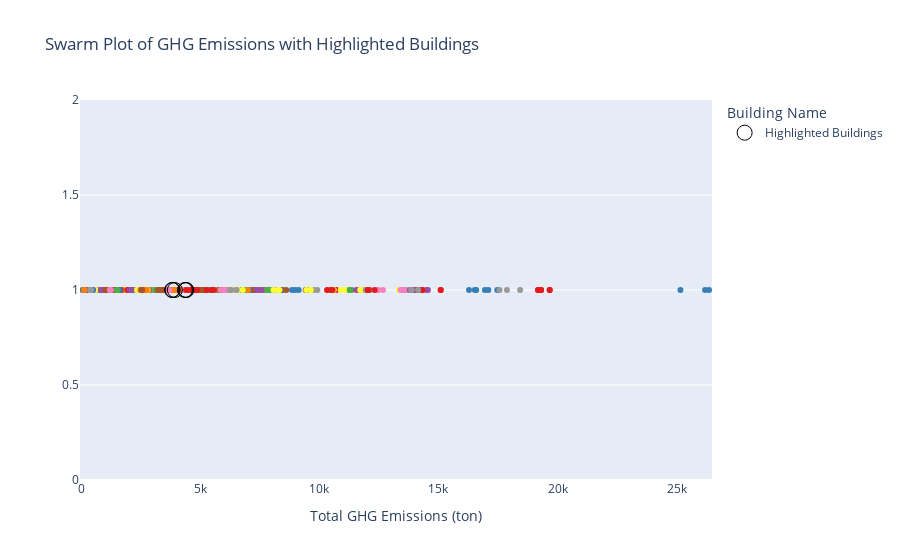

Notebook cell for this chart:
### Code cell
import pandas as pd
import plotly.graph_objs as go
import plotly.express as px
import plotly.io as pio

# Load the dataset
file_path = '/Users/wangzhuoyulucas/Library/Mobile Documents/com~apple~CloudDocs/ALLABOUTDSS/DSS5105/5105-Question2/merged_df1.csv'  # Replace with the correct file path
df = pd.read_csv(file_path)

# Create a swarm-like plot using Plotly without using building names or index on the y-axis
fig_swarm = px.strip(df, x='GHG_Total', y=[1] * len(df), title='Swarm Plot of GHG Emissions by Building',
                     labels={'GHG_Total': 'Total GHG Emissions (ton)', 'y': ''},
                     hover_name='Building Name', color='Building Name',
                     color_discrete_sequence=px.colors.qualitative.Set1)

# Remove legends for all buildings
fig_swarm.for_each_trace(lambda trace: trace.update(showlegend=False) if trace.name != 'Highlighted Buildings' else None)

# Highlight specific building(s) with larger marker size
highlight_buildings = ['EQUINIX SG3 DATA CENTRE', 'BLK 20 ARC']
highlight_df = df[df['Building Name'].isin(highlight_buildings)]
fig_swarm.add_trace(go.Scatter(x=highlight_df['GHG_Total'], y=[1] * len(highlight_df),
                               mode='markers',
                               marker=dict(size=15, color='black', symbol='circle-open'),
                               name='Highlighted Buildings'))

fig_swarm.update_layout(title='Swarm Plot of GHG Emissions with Highlighted Buildings',
                        xaxis_title='Total GHG Emissions (ton)',
                        yaxis_title='')

# Show the plot
pio.show(fig_swarm)
